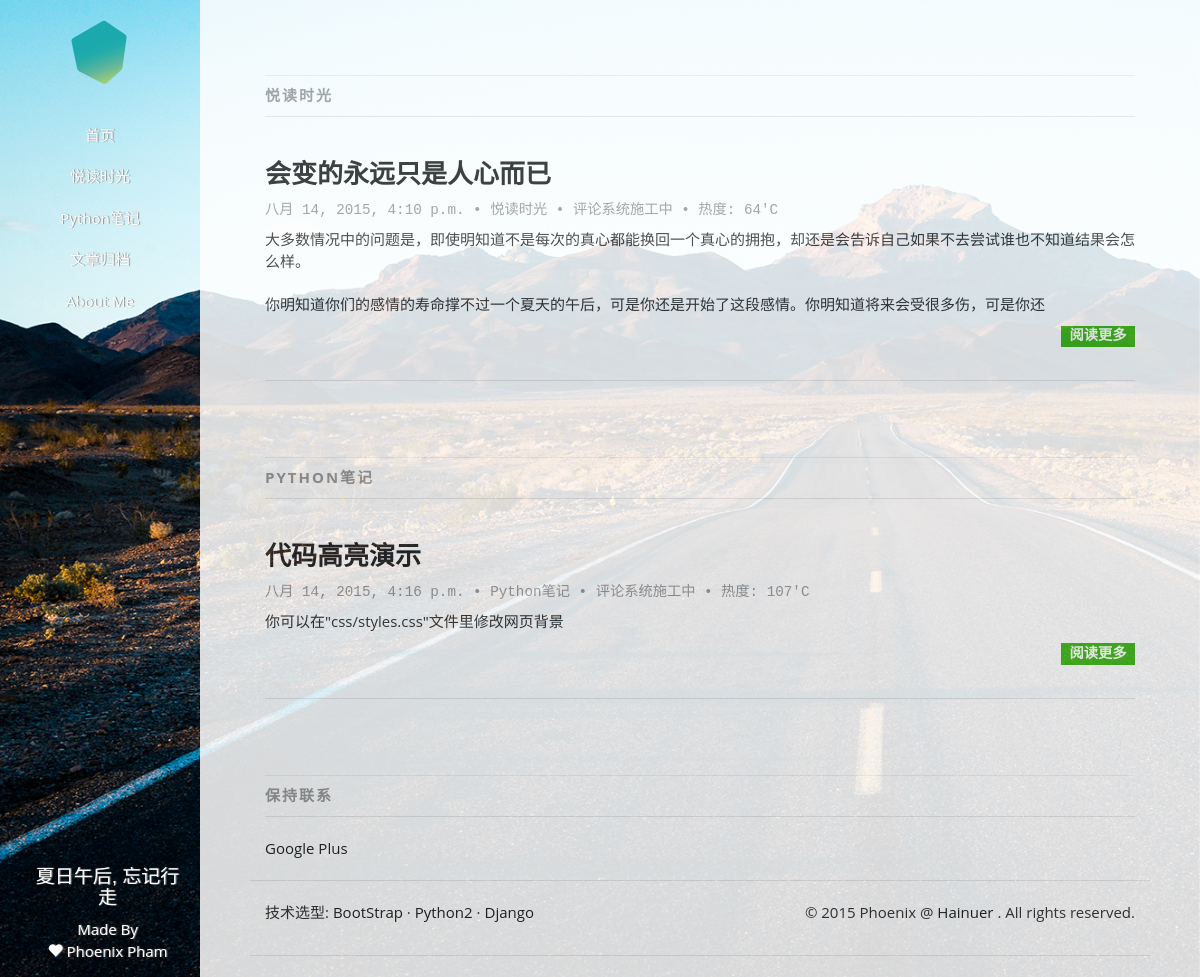
The app's page /kume/ with its own data.
### duome/models.py (models this page shows, shortened)
class Category(models.Model):
    name = models.CharField(max_length=128, unique=True)
    simple_name = models.CharField(max_length=128, blank=True, unique=True)
    views = models.IntegerField(default=0)

class Article(models.Model):
    category = models.ForeignKey(Category)
    title    = models.CharField(max_length=256)
    tags     = models.CharField(max_length=128, blank=True, help_text='请使用空格将标签分隔开')
    content  = models.TextField(verbose_name = '')
    pub_date = models.DateTimeField(default=timezone.now)
    views    = models.IntegerField(default=0)
    breviary = models.TextField(max_length=128, blank=True, verbose_name='')
    uuid = models.CharField(max_length=36)
    def was_published_recently(self):
        return self.pub_date >= timezone.now() - datetime.timedelta(days=1)
    was_published_recently.admin_order_field = 'pub_date'
    was_published_recently.boolean = True
    was_published_recently.short_description = 'Published recently ?'

### kume/views.py (the view)
def index(request):
    cat_li = Category.objects.all()
    articles = []
    for cat in cat_li:
        article_li = Article.objects.filter(category=cat).order_by('-pub_date')
        article_li = article_li[:2]
        articles.append(
            { 'category': cat, 'article_li': article_li }
        )
    if not len(articles) > 0:
        articles = None
    ctx_li = {
        'categories': cat_li, 'title': '首页',
        'articles': articles,
    }
    return render(request, 'kume/index.html', ctx_li)

### templates/kume/index.html (shortened to what this page needs)
{% extends 'kume_base.html' %}
{% block contents %}
{% if articles %}
{% for li in articles %}
<div class="col-sm-12">
	<div class="page-header text-muted">
		{{ li.category.name }}
	</div>
</div>
{% if li.article_li %}
{% for article in li.article_li %}
<div class="row">
	<div class="col-sm-12">
		<h3><a href="{% url 'kume:post' article.uuid %}">{{ article.title }}</a></h3>
		<h4><small class="text-muted">{{ article.pub_date }} • <a href="{% url 'kume:category' article.category.simple_name %}" class="text-muted">{{ article.category.name }}</a> • 评论系统施工中 • 热度: {{ article.views }}'C</small></h4>
		{{ article.breviary | safe }}
		<h4>
			<a href="{% url 'kume:post' article.uuid %}" class="label label-success pull-right">阅读更多</a>
		</h4>
	</div>
</div>
<div class="row divider">
	<div class="col-sm-12">
		<hr>
	</div>
</div>
{% endfor %}
{% else %}
<div class="row">
<div class="col-sm-1"></div>
<div class="col-sm-11"><p>呃, 当前分类目录下一片空白, 开始享受写作的乐趣吧 !</p></div>
</div>
{% endif %}
{% endfor %}
{% else %}
<div class="col-sm-12">
	<div class="page-header text-muted">
		呃, 网站一片空白, 开始享受写作的乐趣吧 !
	</div>
</div>
{% endif %}
{% endblock %}

### templates/kume_base.html (shortened to what this page needs)
<!DOCTYPE html>
{% load staticfiles %}
<html lang="zh-CN">
	<head>
		<link href="{% static "css/kume/bootstrap.min.css" %}" rel="stylesheet">
		<link href="{% static "css/kume/styles.css" %}" rel="stylesheet">
		<link href="{% static "plugins/prism/prism.css" %}" rel="stylesheet">
	<body>
		<div class="wrapper">
			<div class="box">
				<div class="row">
					<div class="column col-sm-2" id="sidebar">
						<a class="logo" href="{% url 'kume:index' %}"><img src="{% static "images/favicon.ico" %}" alt="夏日午后, 忘记行走" /></a>
						<ul class="nav">
							<li>
								<a href="{% url 'kume:index' %}">首页</a>
							</li>
							{% if categories %}
							{% for category in categories %}
							<li>
								<a href="{% url 'kume:category' category.simple_name %}">{{ category.name }}</a>
							</li>
							{% endfor %}
							{% endif %}
							<li>
								<a href="{% url 'kume:archive' %}">文章归档</a>
							</li>
							<li>
								<a href="{% url 'kume:about' %}">About Me</a>
							</li>
						</ul>
						<ul class="nav hidden-xs" id="sidebar-footer">
							<li>
								<a href="http://www.hainuer.com">
									<h4>夏日午后, 忘记行走</h4>
									Made By<br />
									<i class="glyphicon glyphicon-heart"></i> Phoenix Pham
								</a>
							</li>
						</ul>
					</div>
					<div class="column col-sm-10" id="main">
						<div class="padding">
							<div class="full col-sm-9">
								{% block contents %}{% endblock %}
								<div class="col-sm-12">
									<div class="page-header text-muted divider">
										保持联系
									</div>
								</div>
								<div class="row">
									<div class="col-sm-6">
										<a href="http://plus.google.com/GeekPhx">Google Plus</a>
									</div>
								</div>
								<hr>
								<div class="row" id="footer">
									<div class="col-sm-6">
										<p>
											技术选型:
											<a target="_blank" href="http://getbootstrap.com">BootStrap</a> ·
											<a target="_blank" href="http://www.python.org">Python2</a> ·
											<a target="_blank" href="http://www.djangoproject.com">Django</a>
										</p>
									</div>
									<div class="col-sm-6">
										<p class="pull-right">
											&copy; 2015 Phoenix @ <a href="/">Hainuer</a> . All rights reserved.
										</p>
									</div>
								</div>
								<hr>
							</div>
						</div>
					</div>
				</div>
			</div>
		</div>
	</body>
</html>

### static/css/kume/styles.css (style rules this page uses)
html, body { height: 100%; font-family: 'Open Sans', arial, sans-serif; }
a { color: #222222; }
.wrapper, .row { height: 100%; margin-left: 0; margin-right: 0; }
.wrapper:before, .wrapper:after, .column:before, .column:after { content: ""; display: table; }
.wrapper:after, .column:after { clear: both; }
.column { height: 100%; overflow: auto; *zoom: 1; }
.column .padding { padding: 20px; }
.box { bottom: 0; left: 0; position: absolute; right: 0; top: 0; background-image: url(../../images/site.jpg); background-size: cover; background-attachment: fixed; }
.divider { margin-top: 12px; }
#main { background-color: #fefefe; opacity: 0.85; }
#sidebar, #sidebar a { color: #ffffff; background-color: transparent; text-shadow: 1px 0 1px #888888; }
#sidebar a.logo { display: block; padding: 5px; color: #20A4A8; height: 70px; width: 80%; margin: 0 auto; margin-top: 15px; font-size: 24px; font-weight: 700; text-align: center; text-decoration: none; text-shadow: 0 0 0; }
.nav { margin-top: 30px; text-align: center; }
#sidebar-footer { position: absolute; bottom: 5px; }
#footer { margin-bottom: 20px; }
h1, h2, h3 { font-weight: 800; font-family: 'Open Sans', arial, sans-serif; }
.page-header { margin-top: 55px; padding-top: 9px; border-top: 1px solid #eeeeee; font-weight: 700; text-transform: uppercase; letter-spacing: 2px; }
.col-sm-9.full { width: 100%; }
small.text-muted { font-family: courier, courier-new, monospace; }

### records on screen
Category: name "悦读时光", category.name "悦读时光"
Category: name "Python笔记", category.name "PYTHON笔记"
Article: title "会变的永远只是人心而已", pub_date "八月 14, 2015, 4:10 p.m.", category.name "悦读时光", views "64", breviary "大多数情况中的问题是，即使明知道不是每次的真心都能换回一个真心的拥抱，却还是会告诉自己如果不去尝试谁也不知道结果会怎么样。 你明知道你们的感情的寿命撑不过一个夏天的午后，可是你还是开始了这段感情。你明知道将来会受很多伤，可是你还"
Article: title "代码高亮演示", pub_date "八月 14, 2015, 4:16 p.m.", category.name "Python笔记", views "107", breviary "你可以在\"css/styles.css\"文件里修改网页背景"
